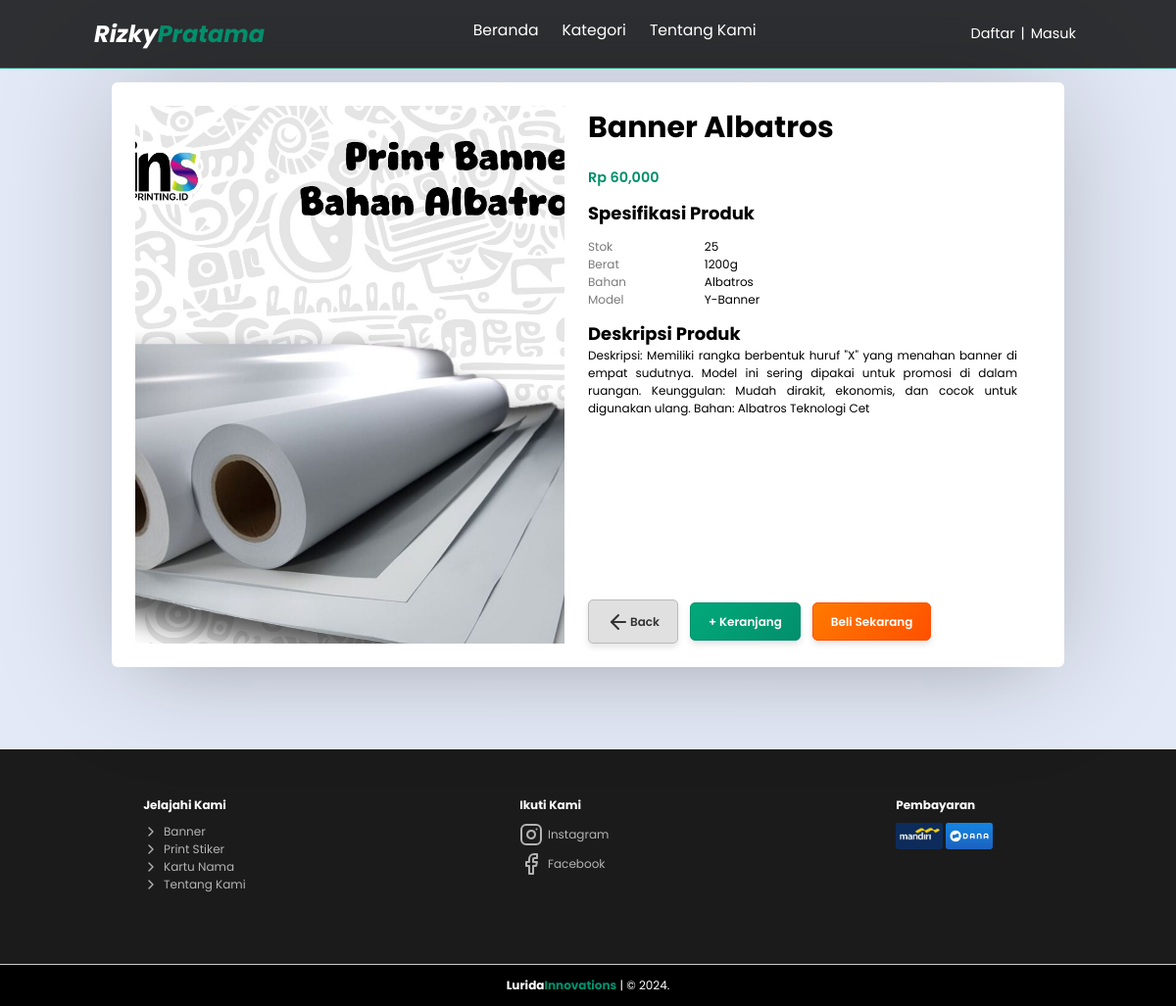
Screenshot of /detail/detail-produk.php?id=86 with the database file from the repository.
### tables this page shows
CREATE TABLE `produk` (
  `id` int(11) NOT NULL,
  `kategori` varchar(10) NOT NULL,
  `gambar` varchar(50) NOT NULL,
  `nama` varchar(50) NOT NULL,
  `harga` varchar(6) NOT NULL,
  `stok` varchar(3) NOT NULL,
  `dibeli` varchar(3) NOT NULL,
  `bahan` varchar(25) NOT NULL,
  `berat` varchar(4) NOT NULL,
  `model` varchar(40) NOT NULL,
  `deskripsi` varchar(255) NOT NULL
);

### detail/detail-produk.php (the view, shortened to what this page needs)
<!DOCTYPE html>
<html lang="en">
<head>
</head>
<body>
  <nav class="navbar">
    <a href="#" class="navbar-logo">Rizky<span>Pratama</span></a>
    <div class="navbar-nav">
      <a href="../index.php">Beranda</a>
      <div class="dropdown">
        <a href="../kategori/katalog.php">Kategori</a>
      </div>
      <a href="../tentang-kami.php">Tentang Kami</a>
    </div>
    <div class="navbar-extra">
      <a href="../signup.php" id="daftar" style="font-size: 1.2rem;">Daftar</a>
      <p href="#" id="batas" style="font-size: 1.2rem;">|</p>
      <a href="../login.php" id="login" style="font-size: 1.2rem;">Masuk</a>
    </div>
  </nav>
  <section class="detail-produk">
    <?php
    include("../php/config.php");
    $id = $_GET["id"];
    $result = mysqli_query($con, "SELECT * FROM produk WHERE id = $id");
    while ($row = mysqli_fetch_assoc($result)):
      ?>
      <div class="container">
        <div class="detail-produk-img">
          <div class="zoom-container">
            <img src="../admin/asset/img/produk/<?= $row['gambar'] ?>" alt="Image" id="zoom-image">
          </div>
        </div>
        <div class="detail-produk-title">
          <h1>
            <?= $row['nama'] ?>
          </h1>
          <p class="price" style="color: #028f6c; font-weight: 600;">Rp
            <?= number_format($row['harga']) ?>
          </p>
          <h2>Spesifikasi Produk</h2>
          <div class="spesifikasi">
            <div class="judul-spesifikasi">
              <p>Stok</p>
              <p>Berat</p>
              <p>Bahan</p>
              <p>Model</p>
            </div>
            <div class="isi-spesifikasi">
              <p>
                <?= $row['stok'] ?>
              </p>
              <p>
                <?= $row['berat'] ?>g
              </p>
              <p>
                <?= $row['bahan'] ?>
              </p>
              <p>
                <?= $row['model'] ?>
              </p>
            </div>
          </div>
          <h2>Deskripsi Produk</h2>
          <p class="deskripsi">
            <?= $row['deskripsi'] ?>
          </p>
          <div class="button">
            <a href="javascript:history.back()" class="btn-back" id="back-button">
              <i data-feather="arrow-left"></i> Back
            </a>
            <form method="POST" action="">
              <button type="submit" name="shopping-cart" class="btn-keranjang">+ Keranjang</button>
            </form>
            <form action="../checkout.php" method="get">
              <button type="submit" class="btn-beli">Beli Sekarang</button>
            </form>
          </div>
        </div>
      </div>
    <?php endwhile; ?>
  </section>
  <footer>
    <div class="footer" id="footer">
      <div class="footer-content">
        <div class="jelajah">
          <h4>Jelajahi Kami</h4>
          <div class="tentang">
            <a href="../kategori/banner.php"><i data-feather="chevron-right" width="16" height="16"></i> Banner</a>
            <a href="../kategori/stiker.php"><i data-feather="chevron-right" width="16" height="16"></i> Print
              Stiker</a>
            <a href="../kategori/kartunama.php"><i data-feather="chevron-right" width="16" height="16"></i>
              Kartu Nama</a>
            <a href="../tentang-kami.php"><i data-feather="chevron-right" width="16" height="16"></i> Tentang Kami</a>
          </div>
        </div>
        <div class="social-media">
          <h4>Ikuti Kami</h4>
          <div class="ig"><a href="https://www.instagram.com/gadgetarn?igsh=N3p3ZzJhcGlkNndm"><i
                data-feather="instagram"></i> Instagram</a></div>
          <div class="fb"><a href="https://www.facebook.com/profile.php?id=61563441818623&mibextid=ZbWKwL"><i
                data-feather="facebook"></i> Facebook</a></div>
        </div>
        <div class="pembayaran">
          <h4>Pembayaran</h4>
          <img src="../asset/img/pembayaran/Mandiri.jpeg" alt="Mandiri" class="mandiri">
          <img src="../asset/img/pembayaran/Dana.jpeg" alt="Dana" class="dana">
        </div>
      </div>
    </div>
    <div class="credit">
      <p><a href="">Lurida<span>Innovations</span></a> | &copy; 2024.</p>
    </div>
  </footer>
</body>
</html>

### detail/detail-produk.php (style rules this page uses)
button, .btn-back { font-family: 'Poppins', sans-serif; font-weight: 600; border: none; border-radius: 5px; padding: 0.8rem 1.5rem; cursor: pointer; transition: all 0.3s ease; display: inline-flex; align-items: center; justify-content: center; }
#back-button { background-color: #e0e0e0; color: #333; border: 1px solid #bbb; }

### rows the page displays
produk: gambar (picture), nama "Banner Albatros", harga "60,000", stok "25", berat "1200", bahan "Albatros", model "Y-Banner", deskripsi "Deskripsi: Memiliki rangka berbentuk huruf \"X\" yang menahan banner di empat sudutnya. Model ini sering dipakai untuk promosi di dalam ruangan. Keunggulan: Mudah dirakit, ekonomis, dan cocok untuk digunakan ulang. Bahan: Albatros Teknologi Cet"
